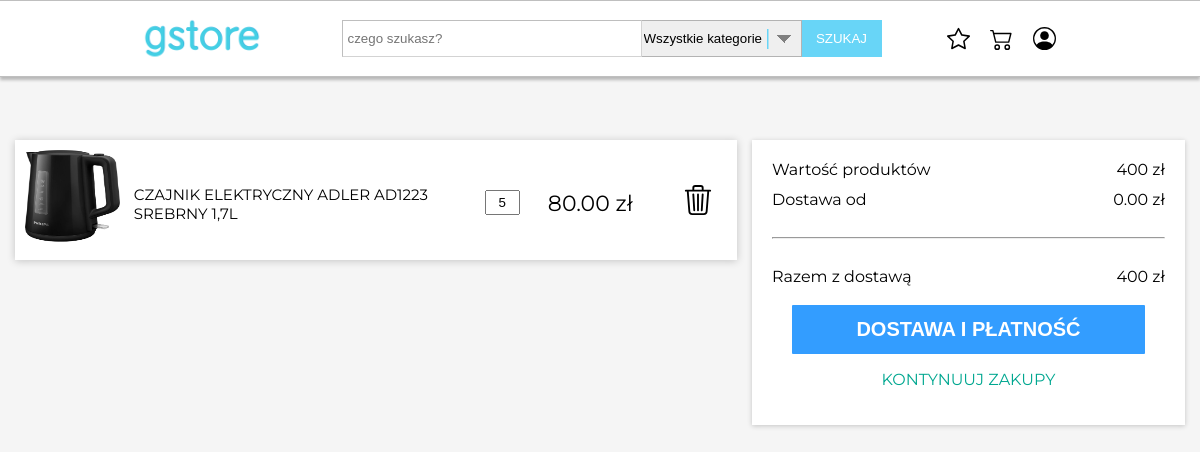
Before: /main/cart/index.php (signed in) with the older database file.
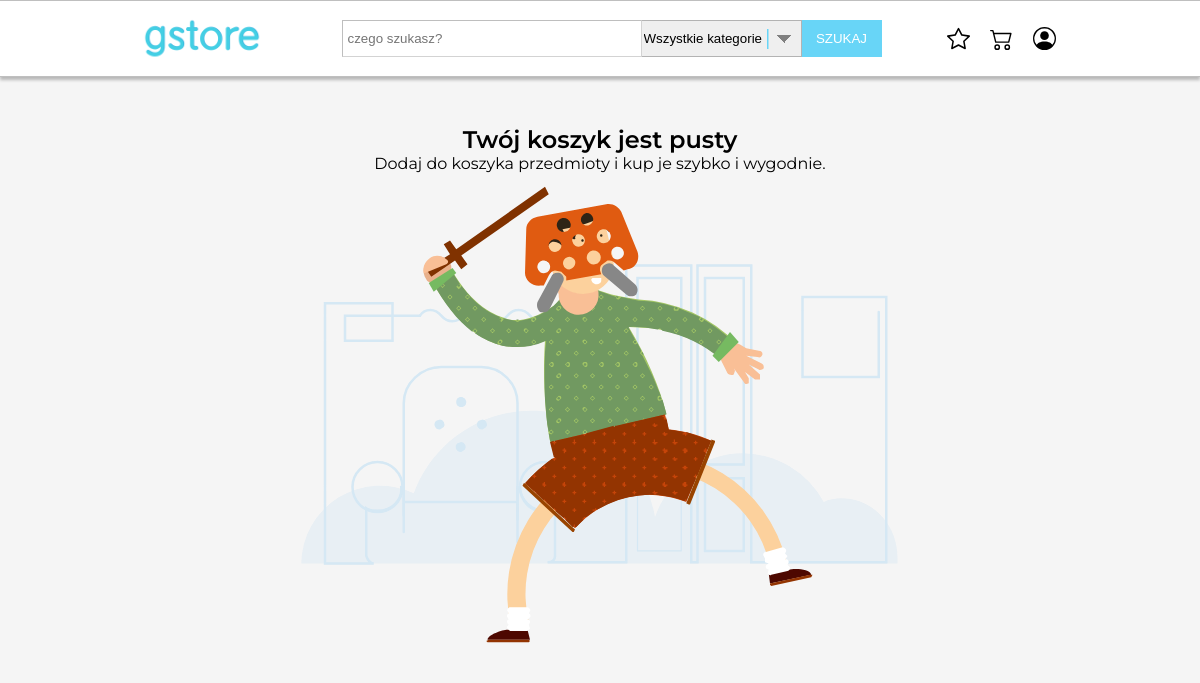
After: the same page with the newer database file.
### tables this page shows
CREATE TABLE `cartproduct` (
  `id` int(11) NOT NULL,
  `user_id` int(11) NOT NULL,
  `product_id` int(11) NOT NULL,
  `product_quantity` int(11) NOT NULL
);

CREATE TABLE `product` (
  `product_id` int(11) NOT NULL,
  `product_magazinePieces` int(11) NOT NULL,
  `product_title` varchar(255) NOT NULL,
  `product_price` varchar(25) NOT NULL,
  `product_regularPrice` varchar(25) NOT NULL,
  `product_properties` varchar(5000) NOT NULL,
  `product_description` mediumtext NOT NULL,
  `category_id` int(11) NOT NULL,
  `product_img` varchar(2000) NOT NULL,
  `product_boughtCount` int(11) NOT NULL,
  `isSuspended` varchar(5) NOT NULL
);

### main/php/product/produkt.php (called while the page is built, shortened)
<?php
class Product {
    function __construct($id, $title, $price) {
        $this->title = $title;
        $this->price = $price;
    }
}

### main/php/cartProduct/cartItem.php (the view, shortened to what the changed rows need)
<?php
class CartItem {
    public $id;
    public $product;
    public $mainImg;
    function __construct($id, Product $product) {
        $this->id = $id;
        $this->product = $product;
    }
    function createProduct() {
        $title = $this->product->title;
        $price = $this->product->price;
        $quantity = 1;
        $connect = @new mysqli("localhost", "root", "", "sklepinternetowypai");
        $userId = $_SESSION["user"]['user_id'];
        $result = $connect->query("SELECT * FROM cartproduct WHERE user_id='$userId' AND product_id='$this->id' LIMIT 1");
        if($row = mysqli_fetch_assoc($result)) {
            if($row["product_quantity"]>0) $quantity = $row["product_quantity"];
            else $quantity = 1;
        }
        $result = $connect->query("SELECT * FROM product WHERE product_id='$this->id'");
        if($row = mysqli_fetch_assoc($result)) {
            $this->mainImg = unserialize($row['product_img'])[0];
        }
        echo <<< html
            <div class="cartItemMainDiv">
                <form method="POST" id="goToProductPageForm" action="../productPage/index.php" style="position: absolute; visibility: hidden;">
                    <input type="hidden" id="goToProductId" name="id" value="$this->id">
                </form>
                <img src="../../uploadedProductImages/$this->mainImg">
                <label class="cartItemTitle" onclick="goToProductPage($this->id)">$title</label>
                <input type="number" min="1" value="$quantity" onchange="changeQuantity()">
                <label class="cartItemPrice">$price zł</label>
                <form action="../php/cartProduct/deleteCartProduct.php" method="POST">
                    <input type="hidden" name="id" value="$this->id">
                    <input type="submit" name="deleteSubmit" value="" class="">
                </form>
            </div>
        html;
    }
}
?>

### main/cart/index.php (shortened to what the changed rows need)
<?php
    require_once('../php/classes.php');
?>
<!DOCTYPE html>
<html lang="en">
<head>
    <link rel="stylesheet" href="../MainPageSTYLES.css">
    <link rel="stylesheet" href="cartPageStyles.css">
</head>
<body>
    <?php
        if(isset($_SESSION['loggedIn'])){
            if($_SESSION['loggedIn'] == true) {
                $userID = $_SESSION["user"]['user_id'];
                $result = $connect->query("SELECT * FROM product JOIN cartproduct USING(product_id) WHERE cartproduct.user_id=$userID ORDER BY id ASC");
                if($row = mysqli_fetch_assoc($result)) {
                    echo <<< html
                        <div class="cartMainContainer">
                            <div class="cartItemsContainer">
                    html;
                            $result = $connect->query("SELECT * FROM product JOIN cartproduct USING(product_id) WHERE cartproduct.user_id=$userID ORDER BY id ASC");
                            $cartProcutsArray = [];
                            $productsCount = 0;
                            while($row = mysqli_fetch_assoc($result)) {
                                $prdct = new Product($row['product_id'], $row['product_title'], $row['product_price'], $row['product_img']);
                                $CartPrdct = new CartItem($row['product_id'], $prdct);
                                $CartPrdct->createProduct();
                                $cartProcutsArray[$productsCount++] = ['product_id' => $row['product_id'], 'product_quantity' => $row['product_quantity']];
                            }
                            $serializedcartProcutsArray = serialize($cartProcutsArray);
                            echo <<< html
                            </div>
                            <div class="sideCartPanel">
                                <label class="cartItemsSumPriceText">Wartość produktów</label>
                                <label class="cartItemsSumPrice">
                            html;
                            $cartSumPrice = 0;
                            $result = $connect->query("SELECT * FROM product JOIN cartproduct USING(product_id) WHERE cartproduct.user_id=$userID ORDER BY id ASC");
                            while($row = mysqli_fetch_assoc($result)) {
                                $cartSumPrice += $row['product_price']*$row['product_quantity'];
                            }
                            echo <<< html
                                $cartSumPrice zł
                                </label>
                                <label class="cartShipCostText">Dostawa od</label>
                                <label class="cartShipCost">
                            html;
                            if($cartSumPrice > 399) $shipCost = "0.00";
                            else $shipCost = "9.99";
                            echo <<< html
                                $shipCost zł
                                </label>
                                <hr>
                                <label class="cartFinalPriceText">Razem z dostawą</label>
                                <label class="cartFinalPrice">
                            html;
                            $finalPrice = $cartSumPrice + $shipCost;
                            echo <<< html
                                $finalPrice zł
                                </label>
                                <form action="shipAndPaymentPage.php" method="POST">
                                    <input type="submit" name="cartShipAndPaymentSubmit" value="DOSTAWA I PŁATNOŚĆ" class="cartShipAndPaymentButton">
                                    <input type="hidden" name="sumPriceProducts" value='$cartSumPrice'>
                                    <input type="hidden" name="cartProducts" value='$serializedcartProcutsArray'>
                                </form>
                                <label class="continueShopping" id="continueShoppingID">KONTYNUUJ ZAKUPY</label>
                            </div>
                        </div>
                        <div class="bottomCartPanel">
                            <label class="cartFinalPriceText">Razem z dostawą</label>
                            <label class="cartFinalPrice">
                        html;
                        echo <<< html
                            zł</label>
                            <form action="shipAndPaymentPage.php" method="POST">
                                <input type="submit" name="cartShipAndPaymentSubmit" value="DOSTAWA I PŁATNOŚĆ" class="cartShipAndPaymentButton">
                                <input type="hidden" name="sumPriceProducts" value='$cartSumPrice'>
                                <input type="hidden" name="cartProducts" value='$serializedcartProcutsArray'>
                                <input type="button" value="KONTYNUUJ ZAKUPY" class="continueShopping" onclick="ReturnToMainPageFunction()">
                            </form>
                        </div>
                    html;
                } else {
                    echo <<< html
                        <div class='emptyCartDiv'>
                            <label id='boldLabel'>Twój koszyk jest pusty</label><br>
                            <label>Dodaj do koszyka przedmioty i kup je szybko i wygodnie.</label><br>
                            <img src='../../images/emptyCartImage.svg'>
                        </div>
                    html;
                }
            }
        }
    ?>
</body>
</html>

Changed rows visible on the page:
removed cartproduct: product.product_title "CZAJNIK ELEKTRYCZNY ADLER AD1223 SREBRNY 1,7L", product_quantity "5", product.product_price "80.00"
Other visible differences:
$cartSumPrice: "400" → (not shown)
$shipCost: "0.00" → (not shown)
$finalPrice: "400" → (not shown)
form field cartShipAndPaymentSubmit: "DOSTAWA I PŁATNOŚĆ" → (not shown)
text no longer shown: "Wartość produktów zł Dostawa od zł Razem z dostawą zł KONTYNUUJ ZAKUPY"
text now shown: "Twój koszyk jest pusty Dodaj do koszyka przedmioty i kup je szybko i wygodnie."
